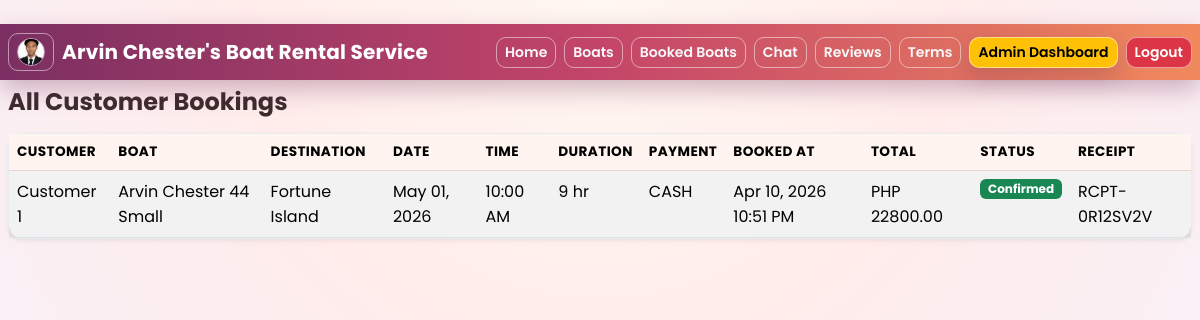
Screenshot of /admin/bookings (signed in) with the database file from the repository.
### app.py (models this page shows, shortened)
class User(UserMixin, db.Model):
    id = db.Column(db.Integer, primary_key=True)
    full_name = db.Column(db.String(120), nullable=False)
    email = db.Column(db.String(120), unique=True, nullable=False)
    phone = db.Column(db.String(40), nullable=False)
    bio = db.Column(db.Text, default="")
    profile_image_path = db.Column(db.String(255))
    last_seen_at = db.Column(db.DateTime, default=datetime.now)
    password_hash = db.Column(db.String(255), nullable=False)
    role = db.Column(db.String(20), default="customer", nullable=False)  # customer, owner, admin
    created_at = db.Column(db.DateTime, default=datetime.utcnow)

class Booking(db.Model):
    id = db.Column(db.Integer, primary_key=True)
    customer_id = db.Column(db.Integer, db.ForeignKey("user.id"), nullable=False)
    boat_id = db.Column(db.Integer, db.ForeignKey("boat.id"), nullable=False)
    beach_id = db.Column(db.Integer, db.ForeignKey("beach.id"), nullable=False)
    booking_date = db.Column(db.Date, nullable=False)
    booking_time = db.Column(db.Time, nullable=False)
    duration_hours = db.Column(db.Integer, nullable=False)
    total_price = db.Column(db.Float, nullable=False)
    payment_method = db.Column(db.String(20), nullable=False)  # cash, gcash
    notes = db.Column(db.Text, default="")
    status = db.Column(db.String(20), default="Pending")
    receipt_code = db.Column(db.String(30), nullable=False)
    transaction_receipt_path = db.Column(db.String(255))
    created_at = db.Column(db.DateTime, default=datetime.now)

class Boat(db.Model):
    id = db.Column(db.Integer, primary_key=True)
    name = db.Column(db.String(120), nullable=False)
    capacity = db.Column(db.Integer, nullable=False)
    hourly_rate = db.Column(db.Float, nullable=False)
    available_for_fishing = db.Column(db.Boolean, default=True)
    description = db.Column(db.Text, default="")
    image_url = db.Column(db.String(255), nullable=False)
    owner_id = db.Column(db.Integer, db.ForeignKey("user.id"), nullable=False)

class Beach(db.Model):
    id = db.Column(db.Integer, primary_key=True)
    name = db.Column(db.String(120), unique=True, nullable=False)
    image_url = db.Column(db.String(255), nullable=False)
    description = db.Column(db.Text, default="")

### app.py (the view)
@app.route("/admin/bookings")
@login_required
@admin_required
def admin_bookings():
    rows = (
        db.session.query(
            Booking,
            User.full_name.label("customer_name"),
            Boat.name.label("boat_name"),
            Beach.name.label("beach_name"),
        )
        .join(User, Booking.customer_id == User.id)
        .join(Boat, Booking.boat_id == Boat.id)
        .join(Beach, Booking.beach_id == Beach.id)
        .order_by(Booking.created_at.desc())
        .all()
    )
    return render_template("admin_bookings.html", rows=rows)

### app.py (called while the page is built)
@login_manager.user_loader
def load_user(user_id):
    return db.session.get(User, int(user_id))

def admin_required(f):
    @wraps(f)
    def wrapper(*args, **kwargs):
        if not current_user.is_authenticated or current_user.role != "admin":
            flash("You are not allowed to access that page.", "danger")
            return redirect(url_for("index"))
        return f(*args, **kwargs)
    return wrapper

@app.before_request
def update_last_seen():
    if current_user.is_authenticated:
        current_user.last_seen_at = datetime.now()
        db.session.commit()

@app.context_processor
def inject_counts():
    if current_user.is_authenticated:
        notif_count = Notification.query.filter_by(user_id=current_user.id).count()
        chat_notif_count = (
            db.session.query(db.func.count(Message.id))
            .filter(Message.receiver_id == current_user.id, Message.seen_at.is_(None))
            .scalar()
        )
        return {"notif_count": notif_count, "chat_notif_count": chat_notif_count}
    return {"notif_count": 0, "chat_notif_count": 0}

### templates/admin_bookings.html (shortened to what this page needs)
{% extends 'base.html' %}
{% block content %}
<h4 class="mb-3">All Customer Bookings</h4>
<div class="card shadow-sm">
  <div class="table-responsive">
    <table class="table table-striped mb-0">
      <thead>
        <tr>
          <th>Customer</th>
          <th>Boat</th>
          <th>Destination</th>
          <th>Date</th>
          <th>Time</th>
          <th>Duration</th>
          <th>Payment</th>
          <th>Booked At</th>
          <th>Total</th>
          <th>Status</th>
          <th>Receipt</th>
        </tr>
      </thead>
      <tbody>
        {% for booking, customer_name, boat_name, beach_name in rows %}
        <tr>
          <td>{{ customer_name }}</td>
          <td>{{ boat_name }}</td>
          <td>{{ beach_name }}</td>
          <td>{{ booking.booking_date.strftime('%b %d, %Y') }}</td>
          <td>{{ booking.booking_time.strftime('%I:%M %p') }}</td>
          <td>{{ booking.duration_hours }} hr</td>
          <td>{{ booking.payment_method|upper }}</td>
          <td>{{ booking.created_at.strftime('%b %d, %Y %I:%M %p') }}</td>
          <td>PHP {{ '%.2f'|format(booking.total_price) }}</td>
          <td><span class="badge text-bg-success">{{ booking.status }}</span></td>
          <td>
            {{ booking.receipt_code }}
          </td>
        </tr>
        {% else %}
        <tr><td colspan="11" class="text-center text-muted">No customer bookings yet.</td></tr>
        {% endfor %}
      </tbody>
    </table>
  </div>
</div>
{% endblock %}

### templates/base.html (shortened to what this page needs)
﻿<!doctype html>
<html lang="en">
<head>
  <link href="https://cdn.jsdelivr.net/npm/bootstrap@5.3.3/dist/css/bootstrap.min.css" rel="stylesheet">
  <link rel="stylesheet" href="{{ url_for('static', filename='css/style.css') }}">
</head>
<body>
  <nav class="navbar navbar-expand-lg navbar-dark custom-nav">
    <div class="container-fluid px-2">
      {% if current_user.is_authenticated %}
        <a class="btn btn-sm btn-outline-light nav-pill me-2 ms-0" href="{{ url_for('profile') }}" title="Profile">
          {% if current_user.profile_image_path %}
            <img src="{{ current_user.profile_image_path }}" alt="Profile" class="profile-avatar-img">
          {% else %}
            <span class="profile-avatar">{{ current_user.full_name[:1] }}</span>
          {% endif %}
        </a>
      {% endif %}
      <a class="navbar-brand fw-bold" href="{{ url_for('index') }}">Arvin Chester's Boat Rental Service</a>
      <div class="collapse navbar-collapse" id="navMenu">
        <ul class="navbar-nav ms-auto gap-2 w-100 justify-content-end">
          <li class="nav-item"><a class="btn btn-sm btn-outline-light nav-pill" href="{{ url_for('index') }}">Home</a></li>
          {% if not (current_user.is_authenticated and current_user.role == 'owner') %}
            <li class="nav-item"><a class="btn btn-sm btn-outline-light nav-pill" href="{{ url_for('boats') }}">Boats</a></li>
          {% endif %}
          {% if current_user.is_authenticated %}
            {% if current_user.role == 'admin' %}
              <li class="nav-item"><a class="btn btn-sm btn-outline-light nav-pill" href="{{ url_for('admin_bookings') }}">Booked Boats</a></li>
            {% elif current_user.role == 'owner' %}
              <li class="nav-item"><a class="btn btn-sm btn-outline-light nav-pill" href="{{ url_for('owner_booked_boats') }}">Booked Boats</a></li>
            {% else %}
              <li class="nav-item"><a class="btn btn-sm btn-outline-light nav-pill" href="{{ url_for('my_bookings') }}">My Bookings</a></li>
            {% endif %}
            <li class="nav-item">
              <a class="btn btn-sm btn-outline-light nav-pill position-relative" href="{{ url_for('chat') }}">
                Chat
              </a>
            </li>
            <li class="nav-item"><a class="btn btn-sm btn-outline-light nav-pill" href="{{ url_for('reviews') }}">Reviews</a></li>
            <li class="nav-item"><a class="btn btn-sm btn-outline-light nav-pill" href="{{ url_for('terms') }}">Terms</a></li>
            {% if current_user.role == 'admin' %}
              <li class="nav-item"><a class="btn btn-sm btn-warning nav-pill" href="{{ url_for('admin_dashboard') }}">Admin Dashboard</a></li>
            {% endif %}
            <li class="nav-item"><a class="btn btn-sm btn-danger nav-pill" href="{{ url_for('logout') }}">Logout</a></li>
          {% endif %}
        </ul>
      </div>
    </div>
  </nav>
  <main class="{% if request.endpoint == 'index' %}container py-4{% else %}container-fluid px-2 py-2{% endif %}">
    {% block content %}{% endblock %}
  </main>
</body>
</html>

### static/css/style.css (style rules this page uses)
body { font-family: "Poppins", "Segoe UI", sans-serif; background: radial-gradient(circle at top, #fff7f1 0%, #ffeceb 36%, #f4f3ff 100%); color: #3d2c2e; min-height: 100vh; }
.custom-nav { background: linear-gradient(90deg, #7b2f62, #c44569, #f08a5d); box-shadow: 0 10px 25px rgba(104, 33, 78, 0.3); }
.nav-pill { border-radius: 999px; backdrop-filter: blur(8px); border-color: rgba(255, 255, 255, 0.5) !important; transition: all 0.2s ease; }
.navbar-brand { letter-spacing: 0.2px; }
.profile-avatar-img { width: 28px; height: 28px; border-radius: 50%; object-fit: cover; border: 1px solid rgba(255, 255, 255, 0.55); }
.card { border: 1px solid #e6edf0; border-radius: 14px; box-shadow: 0 10px 30px rgba(14, 39, 57, 0.06); }
h2, h3, h4, h5, h6 { font-weight: 700; }
.btn { border-radius: 10px; font-weight: 600; }
.btn-success, .btn-primary, .btn-warning { box-shadow: 0 10px 22px rgba(100, 48, 73, 0.23); }
.table { --bs-table-bg: transparent; }
.table thead th { border-bottom: 1px solid #f0d3d1; background: #fff4ef; font-size: 0.85rem; text-transform: uppercase; letter-spacing: 0.4px; }

### rows the page displays
User: profile_image_path (picture)
Booking: full_name "Customer 1", name "Arvin Chester 44 Small", name "Fortune Island", booking_date "May 01, 2026", booking_time "10:00 AM", duration_hours "9", payment_method "CASH", created_at "Apr 10, 2026 10:51 PM", total_price "22800.00", status "Confirmed", receipt_code "RCPT-0R12SV2V"
